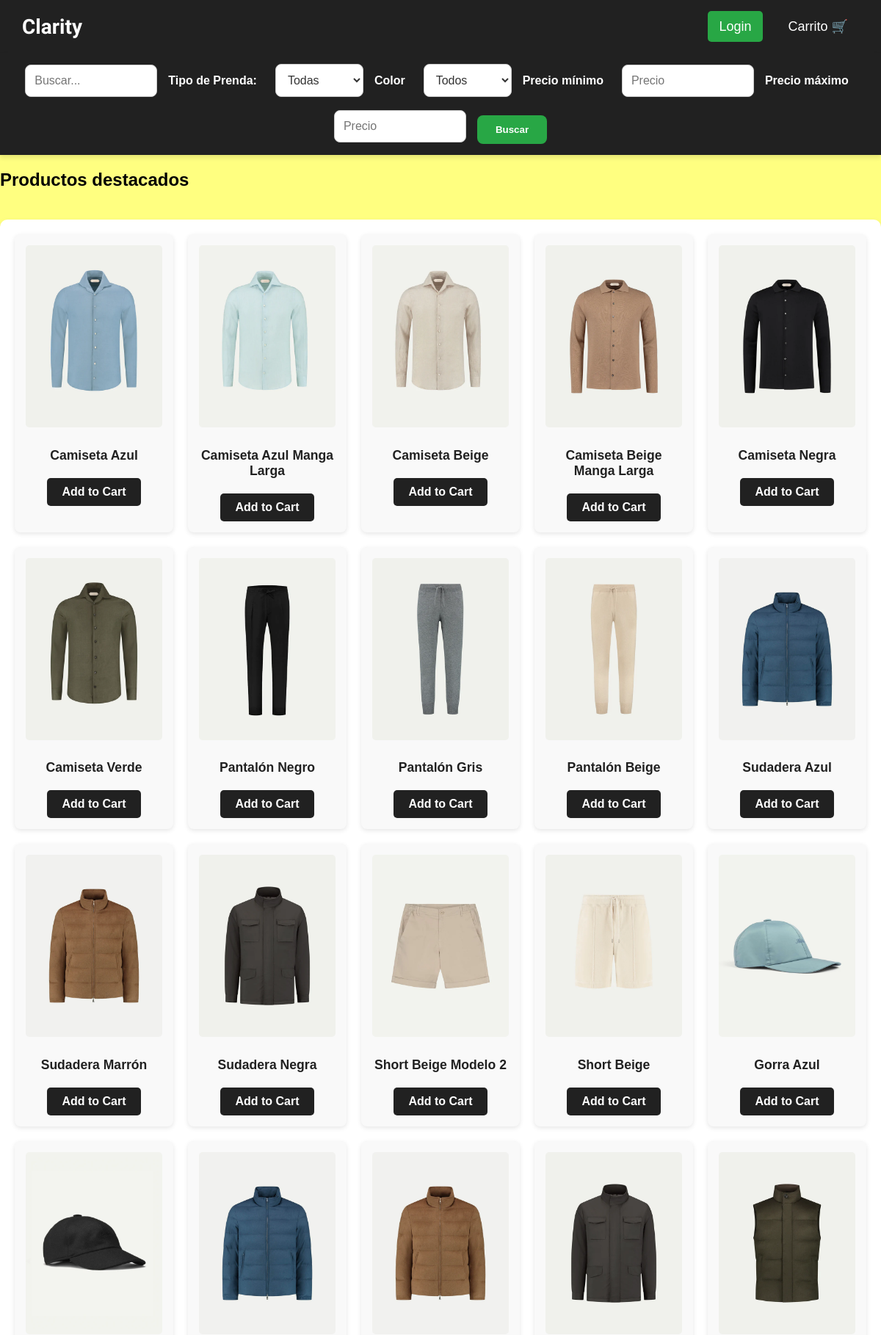
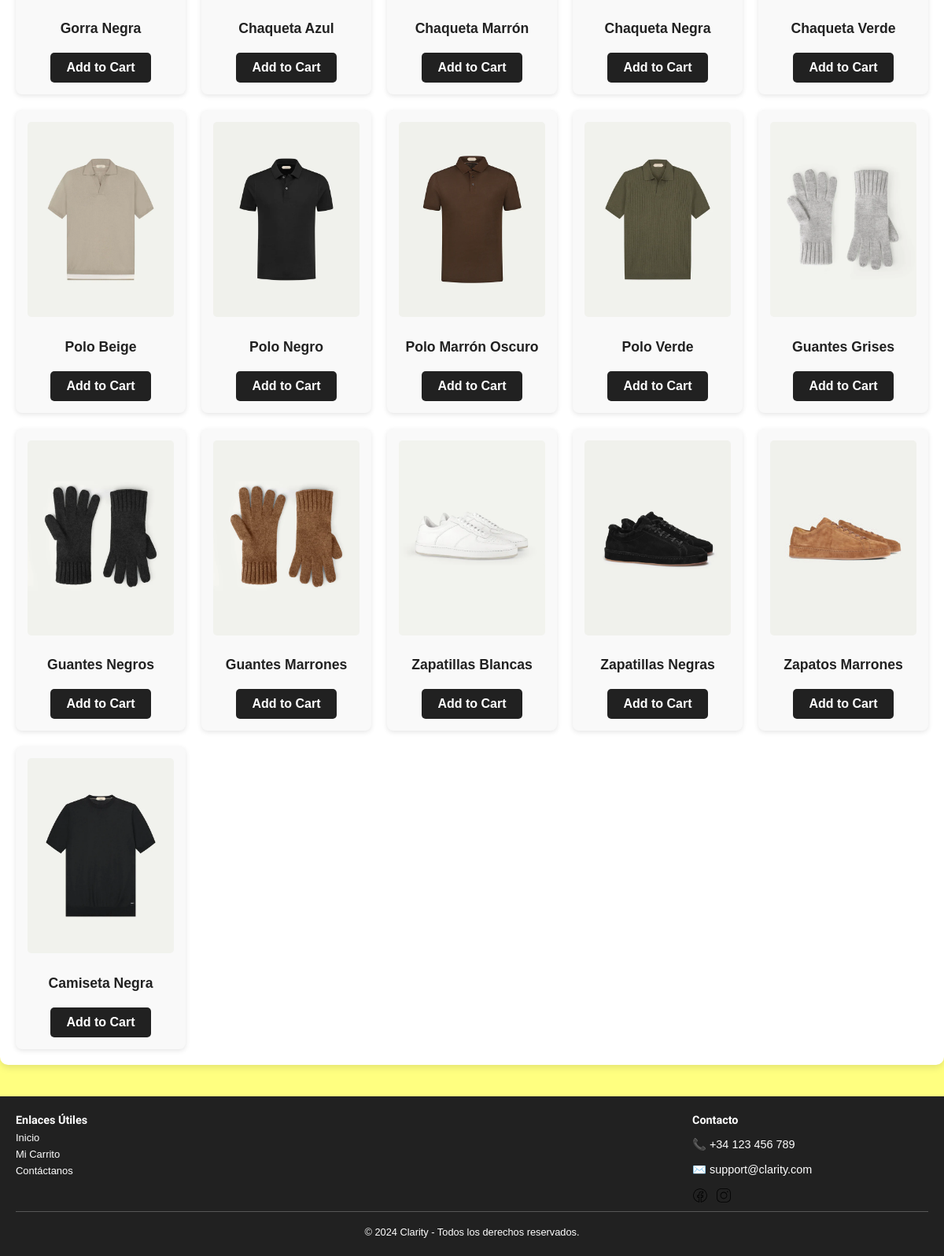
The page / on the database its author committed (2 pictures, top to bottom).
### tables this page shows
CREATE TABLE IF NOT EXISTS PRODUCTO(

    id_producto INTEGER AUTO_INCREMENT PRIMARY KEY,
    id_categoria INTEGER,
    precio DECIMAL(10,2) NOT NULL,
    color VARCHAR(15) NOT NULL,
    imagen VARCHAR(255),
    descripcion VARCHAR(255) NOT NULL,
    nombre_producto VARCHAR(100) NOT NULL,
    cantidad_stock INT NOT NULL,
    FOREIGN KEY (id_categoria) REFERENCES CATEGORIA (id_categoria)

);

### includes/funciones.php (called while the page is built, shortened)
<?php
function getProducts() {
    $conexion = connectDB();
    $query = "SELECT * FROM PRODUCTO";
    $stmt = $conexion->prepare($query);
    if (!$stmt->execute()) {
        die("Error al ejecutar la consulta: " . $stmt->error);
    }
    $result = $stmt->get_result();
    if ($result->num_rows > 0) {
        $productos = [];
        while ($row = $result->fetch_assoc()) {
            $productos[] = $row;
        }
        return $productos;
    } else {
        return [];
    }
}

### public/index.php (the view, shortened to what this page needs)
<?php
include '../includes/header.php';
$productos = null;
$productosDestacados = getProducts();
?>
<!DOCTYPE html>
<html lang="en">
<head>
    <link rel="stylesheet" href="../assets/css/index.css">
</head>
<body>
    <form action="<?= htmlspecialchars($_SERVER['PHP_SELF']); ?>" method="get" class="formulario-busqueda">
        <input type="text" placeholder="Buscar..." name="busqueda" value="<?= isset($_GET['busqueda']) ? htmlspecialchars($_GET['busqueda']) : '' ?>">
        <label for="tipo_prenda">Tipo de Prenda: </label>
        <select name="tipo_prenda" id="tipo_prenda">
            <option value="">Todas</option>
        </select>
        <label for="color">Color</label>
        <select name="color" id="color">
            <option value="">Todos</option>
        </select>
        <label for="precio">Precio mínimo</label>
        <input type="number" step="0.1" name="precio_min" id="precio_min" placeholder="Precio" value="<?= isset($_GET['precio_min']) ? htmlspecialchars($_GET['precio_min']) : '' ?>">
        <label for="precio">Precio máximo</label>
        <input type="number" step="0.1" name="precio_max" id="precio_max" placeholder="Precio" value="<?= isset($_GET['precio_max']) ? htmlspecialchars($_GET['precio_max']) : '' ?>">
        <button type="submit" class="btn">Buscar</button>
    </form>
    <main>
        <section>
            <?php if ($productos && $productos->num_rows > 0): ?>
                <section class="productos-encontrados">
                    <div class="productos-encontrados-lista">
                        <?php while ($producto = $productos->fetch_assoc()): ?>
                            <div class='producto'>
                                <img src='../assets/images/<?= htmlspecialchars($producto["imagen"]) ?>' alt='<?= htmlspecialchars($producto["nombre_producto"]) ?>'>
                                <h2><?= htmlspecialchars($producto["nombre_producto"]) ?></h2>
                                <p>Precio: <?= htmlspecialchars($producto["precio"]) ?></p>
                                <a href="../public/agregar_carrito.php?id=<?=htmlspecialchars($producto["id_producto"])?>" class="btn">Add to Cart</a>
                            </div>
                        <?php endwhile; ?>
                    </div>
                </section>
            <?php elseif (isset($_GET["busqueda"])): ?>
                <p>No se encontraron productos con el término de búsqueda</p>
            <?php else: ?>
                <h2>Productos destacados</h2>
                <section class="galeria">
                    <div class="galeria-imagenes">
                        <?php if ($productosDestacados && count($productosDestacados) > 0): ?>
                            <?php foreach ($productosDestacados as $producto): ?>
                                <div class="galeria-item">
                                    <img src="../assets/images/<?= htmlspecialchars($producto["imagen"]) ?>" alt="<?= htmlspecialchars($producto["nombre_producto"]) ?>">
                                    <p><?= htmlspecialchars($producto["nombre_producto"]) ?></p>
                                <a href="../public/agregar_carrito.php?id=<?=htmlspecialchars($producto["id_producto"])?>" class="btn">Add to Cart</a>
                                </div>
                            <?php endforeach; ?>
                        <?php else: ?>
                            <p>No hay productos destacados disponibles en este momento.</p>
                        <?php endif; ?>
                    </div>
                </section>
            <?php endif; ?>
        </section>
    </main>
    <?php include '../includes/footer.php';?>
</body>
</html>

### assets/css/header.css (style rules this page uses)
body { background-color: var(--primaryColor); font-family: Arial, sans-serif; margin: 0; padding: 0; }
a { text-decoration: none; }

### assets/css/index.css (style rules this page uses)
body { background-color: var(--primaryColor); font-family: Arial, sans-serif; margin: 0; padding: 0; box-sizing: border-box; }
img { width: 100%; height: auto; object-fit: cover; border-radius: 5px; }
.btn { display: inline-block; padding: 10px 20px; background-color: var(--nav-bar-color); color: white; text-align: center; text-decoration: none; border-radius: 5px; border: none; cursor: pointer; font-weight: bold; margin-top: 10px; }
.formulario-busqueda { display: flex; align-items: center; justify-content: center; flex-wrap: wrap; width: 100%; padding: 15px 20px; background-color: var(--nav-bar-color); box-shadow: 0 4px 6px rgba(0, 0, 0, 0.1); margin: 0; box-sizing: border-box; color: #fff; gap: 15px; }
.formulario-busqueda input[type="text"], .formulario-busqueda input[type="number"], .formulario-busqueda select { padding: 12px; border: 1px solid #ccc; border-radius: 8px; font-size: 1rem; margin-right: 0; max-width: 180px; min-width: 120px; box-sizing: border-box; background-color: #fff; color: #333; outline: none; transition: box-shadow 0.2s ease-in-out; }
.formulario-busqueda button[type="submit"] { padding: 12px 25px; background-color: var(--button-color); color: white; border: none; border-radius: 8px; cursor: pointer; font-weight: bold; transition: background-color 0.3s ease, transform 0.2s ease-in-out; }
.formulario-busqueda label { font-weight: bold; color: #fff; margin-right: 10px; }
.galeria { margin: 40px auto; max-width: 1200px; text-align: center; padding: 20px; background-color: #fff; box-shadow: 0 4px 8px rgba(0, 0, 0, 0.1); border-radius: 10px; }
.galeria-imagenes { display: grid; grid-template-columns: repeat(auto-fit, minmax(200px, 1fr)); gap: 20px; }
.galeria-item { background-color: #f9f9f9; border-radius: 8px; box-shadow: 0 2px 6px rgba(0, 0, 0, 0.1); overflow: hidden; transition: transform 0.2s; padding: 15px; text-align: center; }
.galeria-item img { width: 100%; height: auto; object-fit: cover; border-radius: 5px; margin-bottom: 10px; }
.galeria-item p { font-size: 1.1rem; font-weight: bold; color: var(--nav-bar-color); margin-bottom: 10px; }

### assets/css/footer.css (style rules this page uses)
body { display: flex; flex-direction: column; min-height: 100vh; margin: 0; background-color: var(--primaryColor); }
main { flex: 1; }

### rows shown on the page
producto: imagen (picture), nombre_producto "Camiseta Azul"
producto: imagen (picture), nombre_producto "Camiseta Azul Manga Larga"
producto: imagen (picture), nombre_producto "Camiseta Beige"
producto: imagen (picture), nombre_producto "Camiseta Beige Manga Larga"
producto: imagen (picture), nombre_producto "Camiseta Negra"
producto: imagen (picture), nombre_producto "Camiseta Verde"
producto: imagen (picture), nombre_producto "Pantalón Negro"
producto: imagen (picture), nombre_producto "Pantalón Gris"
producto: imagen (picture), nombre_producto "Pantalón Beige"
producto: imagen (picture), nombre_producto "Sudadera Azul"
producto: imagen (picture), nombre_producto "Sudadera Marrón"
producto: imagen (picture), nombre_producto "Sudadera Negra"
producto: imagen (picture), nombre_producto "Short Beige Modelo 2"
producto: imagen (picture), nombre_producto "Short Beige"
producto: imagen (picture), nombre_producto "Gorra Azul"
producto: imagen (picture), nombre_producto "Gorra Negra"
producto: imagen (picture), nombre_producto "Chaqueta Azul"
producto: imagen (picture), nombre_producto "Chaqueta Marrón"
producto: imagen (picture), nombre_producto "Chaqueta Negra"
producto: imagen (picture), nombre_producto "Chaqueta Verde"
producto: imagen (picture), nombre_producto "Polo Beige"
producto: imagen (picture), nombre_producto "Polo Negro"
producto: imagen (picture), nombre_producto "Polo Marrón Oscuro"
producto: imagen (picture), nombre_producto "Polo Verde"
producto: imagen (picture), nombre_producto "Guantes Grises"
producto: imagen (picture), nombre_producto "Guantes Negros"
producto: imagen (picture), nombre_producto "Guantes Marrones"
producto: imagen (picture), nombre_producto "Zapatillas Blancas"
producto: imagen (picture), nombre_producto "Zapatillas Negras"
producto: imagen (picture), nombre_producto "Zapatos Marrones"
producto: imagen (picture), nombre_producto "Camiseta Negra"
